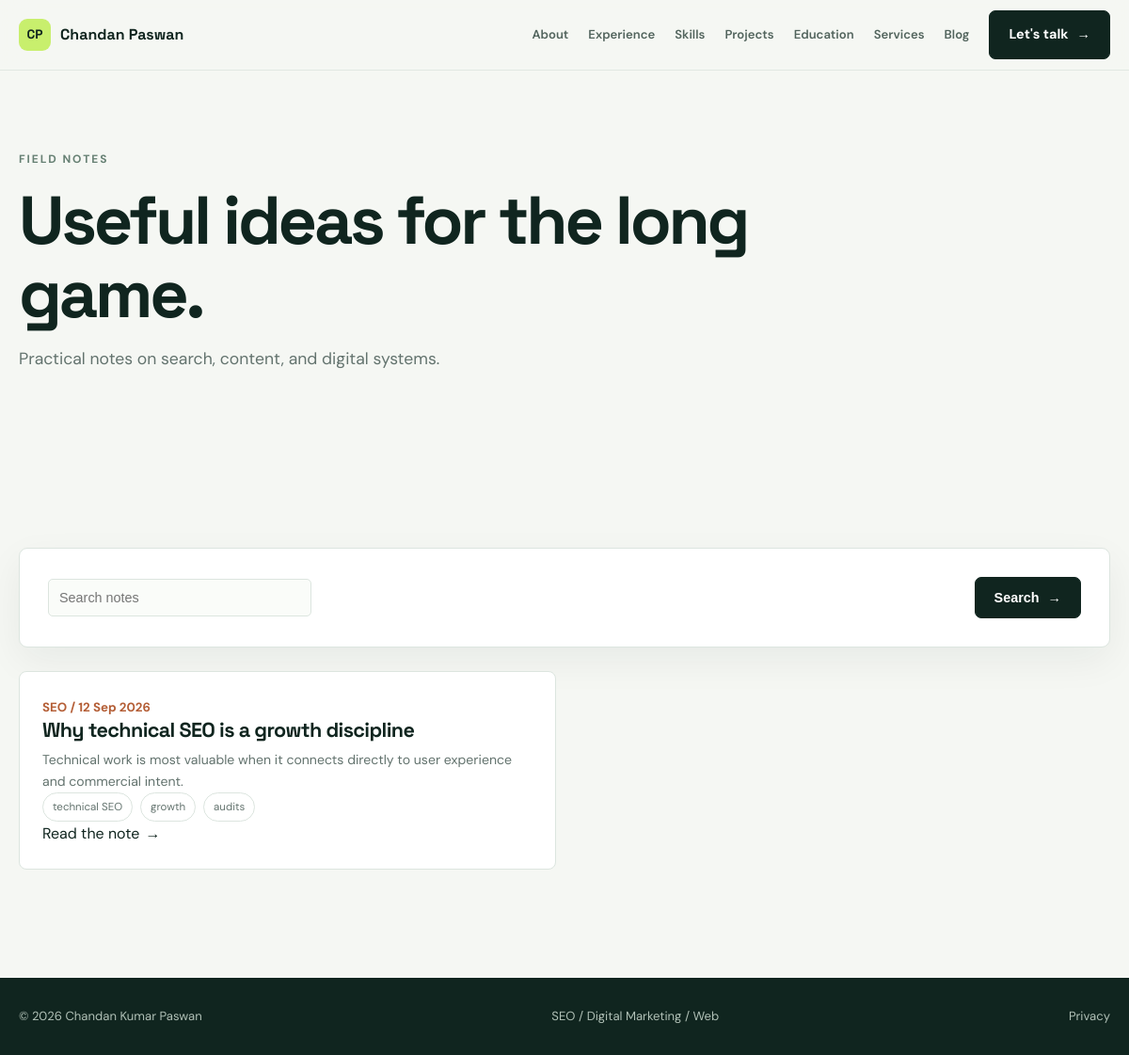
Screenshot of /blog/ with the database file from the repository.
### blog/models.py (models this page shows, shortened)
class BlogPost(TimeStampedModel):
    title = models.CharField(max_length=220)
    slug = models.SlugField(max_length=240, unique=True, blank=True)
    excerpt = models.TextField(max_length=400)
    content = models.TextField(help_text="Plain text or safe HTML content.")
    category = models.CharField(max_length=80, default="SEO")
    tags = models.CharField(max_length=300, blank=True, help_text="Comma-separated tags.")
    featured_image = models.ImageField(upload_to="blog/", blank=True)
    author = models.CharField(max_length=120, default="Chandan Kumar Paswan")
    published_at = models.DateTimeField(null=True, blank=True)
    is_featured = models.BooleanField(default=False)
    is_published = models.BooleanField(default=False)
    seo_title = models.CharField(max_length=180, blank=True)
    meta_description = models.CharField(max_length=320, blank=True)
    og_image = models.ImageField(upload_to="blog/og/", blank=True)
    class Meta:
        ordering = ["-published_at", "-created_at"]
    def get_absolute_url(self):
        return reverse("blog:detail", kwargs={"slug": self.slug})
    @property
    def tag_list(self):
        return [tag.strip() for tag in self.tags.split(",") if tag.strip()]

### blog/views.py (the view)
# urls.py: path("", views.post_list, name="list"),
def post_list(request):
    query = request.GET.get("q", "").strip()
    posts = BlogPost.objects.filter(is_published=True)
    if query:
        posts = posts.filter(Q(title__icontains=query) | Q(excerpt__icontains=query) | Q(tags__icontains=query))
    categories = BlogPost.objects.filter(is_published=True).values_list("category", flat=True).distinct()
    return render(request, "blog/list.html", {"posts": posts, "categories": categories, "query": query})

### templates/blog/list.html (shortened to what this page needs)
{% extends "base.html" %}
{% block content %}<main><section class="article-header"><div class="wrap"><span class="eyebrow">Field notes</span><h1>Useful ideas for the long game.</h1><p class="hero-copy">Practical notes on search, content, and digital systems.</p></div></section><section><div class="wrap"><form class="blog-toolbar" method="get"><input class="blog-search" name="q" value="{{ query }}" type="search" placeholder="Search notes" aria-label="Search notes"><button class="btn" type="submit">Search <span aria-hidden="true">&#8594;</span></button></form><div class="blog-grid">{% for post in posts %}<article class="blog-card"><div class="blog-card-content"><small>{{ post.category }} / {{ post.published_at|date:"d M Y" }}</small><h3><a href="{{ post.get_absolute_url }}">{{ post.title }}</a></h3><p>{{ post.excerpt }}</p><div class="project-tags">{% for tag in post.tag_list %}<span class="chip">{{ tag }}</span>{% endfor %}</div><a class="text-link" href="{{ post.get_absolute_url }}">Read the note <span aria-hidden="true">&#8594;</span></a></div></article>{% empty %}<p>No published notes match that search yet.</p>{% endfor %}</div></div></section></main>{% endblock %}

### templates/base.html (shortened to what this page needs)
{% load static %}
<!doctype html>
<html lang="en">
<head>
    <link rel="stylesheet" href="{% static 'css/site.css' %}">
</head>
<body>
    <header class="site-header"><nav class="nav wrap" aria-label="Main navigation">
        <a class="brand" href="{% url 'cv:home' %}#home"><span class="brand-mark">CP</span> Chandan Paswan</a>
        <div class="nav-links">
            <a href="{% url 'cv:home' %}#about">About</a><a href="{% url 'cv:home' %}#experience">Experience</a><a href="{% url 'cv:home' %}#skills">Skills</a><a href="{% url 'cv:home' %}#projects">Projects</a><a href="{% url 'cv:home' %}#education">Education</a><a href="{% url 'cv:home' %}#services">Services</a><a href="{% url 'blog:list' %}">Blog</a><a href="{% url 'cv:home' %}#contact" class="btn">Let's talk <span aria-hidden="true">&#8594;</span></a>
        </div>
    </nav></header>
    {% block content %}{% endblock %}
    <footer><div class="wrap footer-inner"><span>&copy; {% now "Y" %} Chandan Kumar Paswan</span><span>SEO / Digital Marketing / Web</span><a href="{% url 'cv:privacy' %}">Privacy</a></div></footer>
</body>
</html>

### static/css/site.css (style rules this page uses)
:root { --ink:#10251f;--muted:#63736e;--paper:#f5f7f3;--card:#fff;--line:#dce5df;--lime:#c8ef6d;--orange:#f28c5b;--shadow:0 20px 60px rgba(16,37,31,.08) }
* { box-sizing:border-box }
html { scroll-behavior:smooth }
body { margin:0;color:var(--ink);background:var(--paper);font:16px/1.65 "DM Sans",sans-serif }
a { color:inherit;text-decoration:none }
.wrap { width:min(1160px,calc(100% - 40px));margin:auto }
.eyebrow { color:#668073;font-size:.75rem;font-weight:700;letter-spacing:.16em;text-transform:uppercase }
h1,h2,h3 { font-family:"Space Grotesk",sans-serif;line-height:1.08;margin:0;letter-spacing:-.045em }
h1 { font-size:clamp(3.5rem,8vw,7rem);max-width:800px }
h3 { font-size:1.35rem;letter-spacing:-.03em }
p { margin:0 0 1rem }
.site-header { position:fixed;z-index:20;top:0;width:100%;border-bottom:1px solid rgba(220,229,223,.8);background:rgba(245,247,243,.86);backdrop-filter:blur(16px) }
.nav { display:flex;align-items:center;justify-content:space-between;min-height:74px }
.brand { display:flex;align-items:center;gap:10px;font-family:"Space Grotesk";font-weight:700 }
.brand-mark { display:grid;place-items:center;width:34px;height:34px;border-radius:9px;background:var(--lime);font-size:.85rem }
.nav-links { display:flex;align-items:center;gap:21px;color:#52645d;font-size:.82rem;font-weight:600 }
.btn { display:inline-flex;align-items:center;justify-content:center;gap:9px;border:1px solid var(--ink);padding:13px 20px;border-radius:7px;color:#fff;background:var(--ink);font-size:.9rem;font-weight:700;transition:transform .25s,box-shadow .25s;cursor:pointer }
.hero-copy { max-width:565px;color:var(--muted);font-size:1.1rem }
section { padding:115px 0 }
.chips,.project-tags,.filter-bar { display:flex;flex-wrap:wrap;gap:8px }
.chip { display:inline-block;padding:5px 10px;border:1px solid #496259;border-radius:100px;color:#c9d8d0;font-size:.72rem }
.project-tags .chip { border-color:var(--line);color:var(--muted) }
.text-link { display:inline-flex;align-items:center;gap:6px }
.education-grid,.services-grid,.blog-grid { display:grid;grid-template-columns:repeat(2,1fr);gap:18px }
.info-card,.blog-card { padding:27px;border:1px solid var(--line);border-radius:8px;background:#fff }
.info-card small,.blog-card small { color:#b45e36;font-weight:700 }
.info-card p,.blog-card p { margin:8px 0 0;color:var(--muted);font-size:.88rem }
.blog-card { padding:0;transition:transform .25s,box-shadow .25s }
.blog-card-content { padding:24px }
form { padding:30px;border:1px solid var(--line);border-radius:9px;background:#fff;box-shadow:0 14px 40px rgba(16,37,31,.06) }
input,textarea { width:100%;border:1px solid var(--line);border-radius:5px;outline:0;padding:13px;color:var(--ink);background:#fafcf9;font-size:.9rem }
footer { padding:30px 0;color:#b1c1b7;background:var(--ink);font-size:.82rem }
.footer-inner { display:flex;justify-content:space-between;gap:20px }
.article-header { padding:155px 0 55px }
.article-header h1 { margin:15px 0;font-size:clamp(2.6rem,6vw,5.5rem) }
.blog-search { max-width:280px;padding:11px }
.blog-toolbar { display:flex;align-items:center;justify-content:space-between;gap:20px;margin-bottom:25px }

### rows the page displays
BlogPost: category "SEO", published_at "12 Sep 2026", title "Why technical SEO is a growth discipline", excerpt "Technical work is most valuable when it connects directly to user experience and commercial intent.", tag_list "technical SEO" "growth" "audits"
